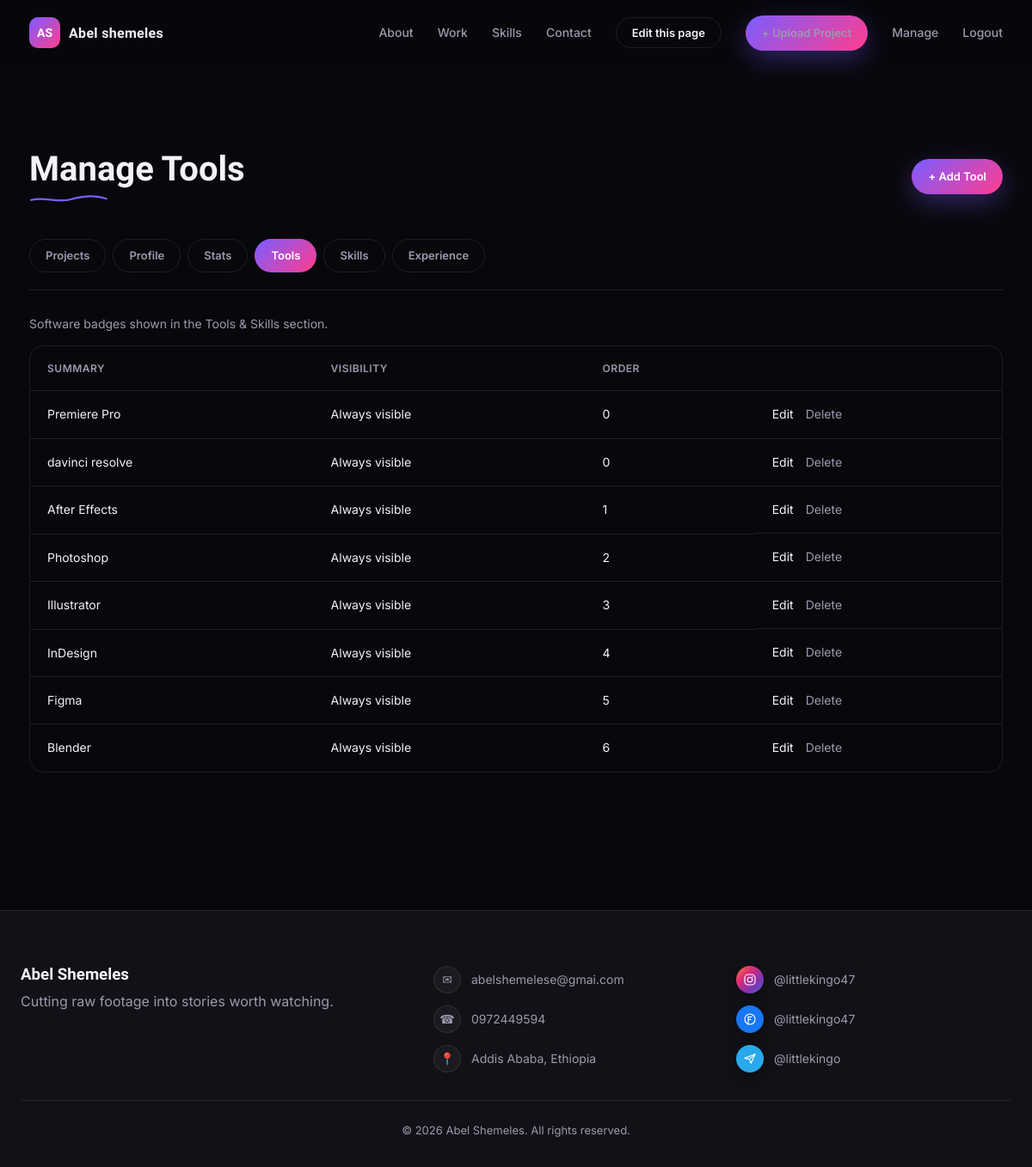
Screenshot of /manage/tools/ (signed in) with the database file from the repository.
### portfolio/models.py (models this page shows, shortened)
class SiteProfile(models.Model):
    name = models.CharField(max_length=200, default='Abel Shemeles')
    alias = models.CharField(max_length=100, blank=True, help_text='Short nickname shown in the nav bar.')
    title = models.CharField(max_length=200, help_text='Hero headline, e.g. "Video Editor & Visual Storyteller".')
    tagline = models.CharField(max_length=300, help_text='One-line summary shown under the headline and in the footer.')
    bio = models.TextField(blank=True, help_text='Full About Me paragraph.')
    highlight = models.CharField(max_length=300, blank=True, help_text='Short pull-quote shown under the bio.')
    since = models.CharField(max_length=10, blank=True, help_text='Year you started, e.g. 2021.')
    location = models.CharField(max_length=200, blank=True)
    phone = models.CharField(max_length=50, blank=True)
    email = models.EmailField(blank=True)
    instagram = models.CharField(
        max_length=100, blank=True, help_text='Username only, without @.',
        validators=[SOCIAL_HANDLE_VALIDATOR],
    )
    facebook = models.CharField(
        max_length=100, blank=True, help_text='Username only.',
        validators=[SOCIAL_HANDLE_VALIDATOR],
    )
    telegram = models.CharField(
        max_length=100, blank=True, help_text='Username only.',
        validators=[SOCIAL_HANDLE_VALIDATOR],
    )
    show_experience_section = models.BooleanField(default=True, help_text='Show or hide the Experience section.')
    availability_text = models.CharField(max_length=120, default='Available for freelance work')
    hero_primary_cta_label = models.CharField(max_length=50, default='View My Work')
    hero_secondary_cta_label = models.CharField(max_length=50, default='Get In Touch')
    theme_bg = models.CharField(max_length=7, default='#08080c', validators=[RegexValidator(HEX_COLOR_PATTERN)])
    theme_bg_alt = models.CharField(max_length=7, default='#111117', validators=[RegexValidator(HEX_COLOR_PATTERN)])
    theme_text = models.CharField(max_length=7, default='#f3f3f7', validators=[RegexValidator(HEX_COLOR_PATTERN)])
    theme_text_muted = models.CharField(max_length=7, default='#9a9aac', validators=[RegexValidator(HEX_COLOR_PATTERN)])
    theme_accent = models.CharField(max_length=7, default='#7c5cff', validators=[RegexValidator(HEX_COLOR_PATTERN)])
    theme_accent_2 = models.CharField(max_length=7, default='#ff3d8f', validators=[RegexValidator(HEX_COLOR_PATTERN)])
    theme_accent_3 = models.CharField(max_length=7, default='#00e5c7', validators=[RegexValidator(HEX_COLOR_PATTERN)])
    hero_main_image = models.ImageField(
        upload_to='profile/', blank=True, null=True,
        validators=[FileExtensionValidator(IMAGE_EXTENSIONS)],
        help_text='Main portrait in the hero card.',
    )
    hero_badge_image = models.ImageField(
        upload_to='profile/', blank=True, null=True,
        validators=[FileExtensionValidator(IMAGE_EXTENSIONS)],
        help_text='Small floating hero image.',
    )
    hero_cutout_image = models.ImageField(
        upload_to='profile/', blank=True, null=True,
        validators=[FileExtensionValidator(IMAGE_EXTENSIONS)],
        help_text='Right-side hero cutout image.',
    )
    about_main_image = models.ImageField(
        upload_to='profile/', blank=True, null=True,
        validators=[FileExtensionValidator(IMAGE_EXTENSIONS)],
        help_text='First image in the about photo pair.',
    )
    about_side_image = models.ImageField(
        upload_to='profile/', blank=True, null=True,
        validators=[FileExtensionValidator(IMAGE_EXTENSIONS)],
        help_text='Second image in the about photo pair.',
    )
    about_video_file = models.FileField(
        upload_to='profile/videos/', blank=True, null=True,
        validators=[FileExtensionValidator(VIDEO_EXTENSIONS)],
        help_text='Video shown in the panel beside the About Me text.',
    )
    about_video_url = models.URLField(
        blank=True,
        help_text='YouTube, Vimeo or TikTok link used instead of an upload.',
    )
    about_video_poster = models.ImageField(
        upload_to='profile/', blank=True, null=True,
        validators=[FileExtensionValidator(IMAGE_EXTENSIONS)],
        help_text='Still image shown before the about video plays.',
    )
    about_video_orientation = models.CharField(
        max_length=12, choices=ORIENTATION_CHOICES, default='landscape',
    )
    updated_at = models.DateTimeField(auto_now=True)
    class Meta:
        verbose_name = 'Site Profile'
        verbose_name_plural = 'Site Profile'
    @classmethod
    def load(cls):
        obj, _ = cls.objects.get_or_create(pk=1, defaults={'title': 'Video Editor', 'tagline': ''})
        return obj

class Tool(models.Model):
    name = models.CharField(max_length=100)
    abbr = models.CharField(max_length=4, help_text='Short badge text, e.g. Pr, Ae, Ps.')
    icon_image = models.ImageField(
        upload_to='tools/',
        blank=True,
        null=True,
        validators=[FileExtensionValidator(IMAGE_EXTENSIONS)],
        help_text='Optional logo picture. Leave it empty and the coloured letters are used instead.',
    )
    bg = models.CharField(max_length=20, default='#1e1e2e', verbose_name='Badge background color')
    fg = models.CharField(max_length=20, default='#ffffff', verbose_name='Badge text color')
    order = models.PositiveIntegerField(default=0)
    class Meta:
        ordering = ['order', 'id']
    def __str__(self):
        return self.name

### portfolio/views.py (the view)
# urls.py: path('manage/<str:key>/', views.manage_content_list, name='manage_content_list'),
@owner_required
def manage_content_list(request, key):
    config = _content_config(key)
    items = config['model'].objects.all()
    return render(request, 'portfolio/manage_content_list.html', {
        'items': items, 'key': key, 'label': config['label'], 'singular': config['singular'],
        'help_text': config['help_text'],
    })

### portfolio/context_processors.py (called while the page is built)
def site_profile(request):
    return {'profile': SiteProfile.load()}

### portfolio/templatetags/portfolio_extras.py (called while the page is built)
@register.simple_tag
def icon(name, css_class=''):
    svg = _ICONS.get(name)
    if not svg:
        return ''
    if css_class:
        svg = svg.replace('<svg ', f'<svg class="{css_class}" ', 1)
    return mark_safe(svg)

@register.simple_tag(takes_context=True)
def editable(context, key, pk=None):
    if key not in EDIT_REGIONS:
        message = f'{{% editable %}} got an unknown region key "{key}".'
        if settings.DEBUG:
            raise template.TemplateSyntaxError(message)
        logger.warning(message)
        return ''
    request = context.get('request')
    user = getattr(request, 'user', None)
    if not (user and user.is_authenticated and user.is_staff):
        return ''
    attrs = f'data-edit-key="{key}" data-edit-label="{escape(EDIT_REGIONS[key].label.lower())}"'
    if pk is not None:
        attrs += f' data-edit-pk="{escape(pk)}"'
    return mark_safe(attrs)

### portfolio/views.py (called while the page is built)
def owner_required(view_func):
    @wraps(view_func)
    @login_required(login_url='portfolio:login')
    def wrapper(request, *args, **kwargs):
        if not request.user.is_staff:
            raise PermissionDenied('You do not have permission to manage portfolio projects.')
        return view_func(request, *args, **kwargs)
    return wrapper

def _content_config(key):
    config = SIMPLE_CONTENT.get(key)
    if not config:
        raise Http404(f'Unknown content type "{key}".')
    return config

### portfolio/templates/portfolio/manage_content_list.html (shortened to what this page needs)
{% extends 'portfolio/base.html' %}
{% block content %}
<section class="manage-page">
  <div class="section-head">
    <h1 class="reveal">Manage {{ label }}{% include 'portfolio/includes/title_underline.html' %}</h1>
    <a href="{% url 'portfolio:manage_content_add' key %}" class="btn btn-accent btn-small">+ Add {{ singular }}</a>
  </div>
  {% include 'portfolio/includes/manage_nav.html' with active=key %}
  <p class="form-sub">{{ help_text }}</p>
  {% if items %}
  <div class="manage-table-wrap">
    <table class="manage-table">
      <thead><tr><th>Summary</th><th>Visibility</th><th>Order</th><th></th></tr></thead>
      <tbody>
        {% for item in items %}
        <tr>
          <td>{{ item }}</td>
          <td>{% if key == 'experience' %}{% if item.is_visible %}Visible{% else %}Hidden{% endif %}{% else %}Always visible{% endif %}</td>
          <td>{{ item.order }}</td>
          <td class="manage-actions">
            <a href="{% url 'portfolio:manage_content_edit' key item.pk %}">Edit</a>
            <form action="{% url 'portfolio:manage_content_delete' key item.pk %}" method="post" onsubmit="return confirm('Delete this {{ singular|lower }}?');">
              <button type="submit" class="link-btn danger">Delete</button>
            </form>
          </td>
        </tr>
        {% endfor %}
      </tbody>
    </table>
  </div>
  {% else %}
  <p>Nothing here yet. <a href="{% url 'portfolio:manage_content_add' key %}">Add the first one</a>.</p>
  {% endif %}
</section>
{% endblock %}

### portfolio/templates/portfolio/includes/navbar.html (shortened to what this page needs)
{% load portfolio_extras %}
<header class="nav" id="siteNav">
  <div class="nav-inner">
    <div class="brand-wrap" {% editable 'identity' %}>
      <a href="{% url 'portfolio:home' %}" class="brand">
        <span class="brand-mark">AS</span>
        <span class="brand-name">{{ profile.alias|default:profile.name }}</span>
      </a>
    </div>
    <nav class="nav-links" id="navLinks">
      <a href="{% url 'portfolio:home' %}#about">About</a>
      <a href="{% url 'portfolio:home' %}#work">Work</a>
      <a href="{% url 'portfolio:home' %}#skills">Skills</a>
      <a href="{% url 'portfolio:home' %}#contact">Contact</a>
      {% if request.user.is_authenticated and request.user.is_staff %}
        <button type="button" class="btn btn-ghost btn-small edit-toggle" id="editModeToggle" aria-pressed="false" hidden>Edit this page</button>
        <a href="{% url 'portfolio:upload_project' %}" class="btn btn-accent btn-small">+ Upload Project</a>
        <a href="{% url 'portfolio:manage_projects' %}">Manage</a>
        <form action="{% url 'portfolio:logout' %}" method="post" class="inline-form">
          <button type="submit" class="link-btn">Logout</button>
        </form>
      {% else %}
        <a href="{% url 'portfolio:login' %}">Login</a>
      {% endif %}
    </nav>
  </div>
</header>

### portfolio/templates/portfolio/includes/footer.html
{% load portfolio_extras %}
<footer class="site-footer" id="contact">
  <div class="footer-inner">
    <div class="footer-brand">
      <h3>{{ profile.name }}</h3>
      <p>{{ profile.tagline }}</p>
    </div>
    <div class="footer-contact" {% editable 'contact' %}>
      <a href="mailto:{{ profile.email }}" class="contact-line"><span class="contact-badge">✉</span>{{ profile.email }}</a>
      <a href="tel:{{ profile.phone }}" class="contact-line"><span class="contact-badge">☎</span>{{ profile.phone }}</a>
      <span class="contact-line"><span class="contact-badge">📍</span>{{ profile.location }}</span>
    </div>
    <div class="footer-social">
      <a href="https://instagram.com/{{ profile.instagram }}" target="_blank" rel="noopener noreferrer" class="social-badge">
        <span class="social-icon social-instagram">{% icon 'instagram' %}</span> @{{ profile.instagram }}
      </a>
      <a href="https://facebook.com/{{ profile.facebook }}" target="_blank" rel="noopener noreferrer" class="social-badge">
        <span class="social-icon social-facebook">{% icon 'facebook' %}</span> @{{ profile.facebook }}
      </a>
      <a href="https://t.me/{{ profile.telegram }}" target="_blank" rel="noopener noreferrer" class="social-badge">
        <span class="social-icon social-telegram">{% icon 'telegram' %}</span> @{{ profile.telegram }}
      </a>
    </div>
  </div>
  <p class="footer-copy">© {% now "Y" %} {{ profile.name }}. All rights reserved.</p>
</footer>

### rows the page displays
SiteProfile: alias "Abel shemeles", name "Abel Shemeles", tagline "Cutting raw footage into stories worth watching.", email "abelshemelese@gmai.com", phone "0972449594", location "Addis Ababa, Ethiopia", instagram "littlekingo47", facebook "littlekingo47", telegram "littlekingo"
Tool: name "Premiere Pro", order "0"
Tool: name "davinci resolve", order "0"
Tool: name "After Effects", order "1"
Tool: name "Photoshop", order "2"
Tool: name "Illustrator", order "3"
Tool: name "InDesign", order "4"
Tool: name "Figma", order "5"
Tool: name "Blender", order "6"

### other values shown
{{ label }} "Tools"
{{ singular }} "Tool"
{{ help_text }} "Software badges shown in the Tools & Skills section."
